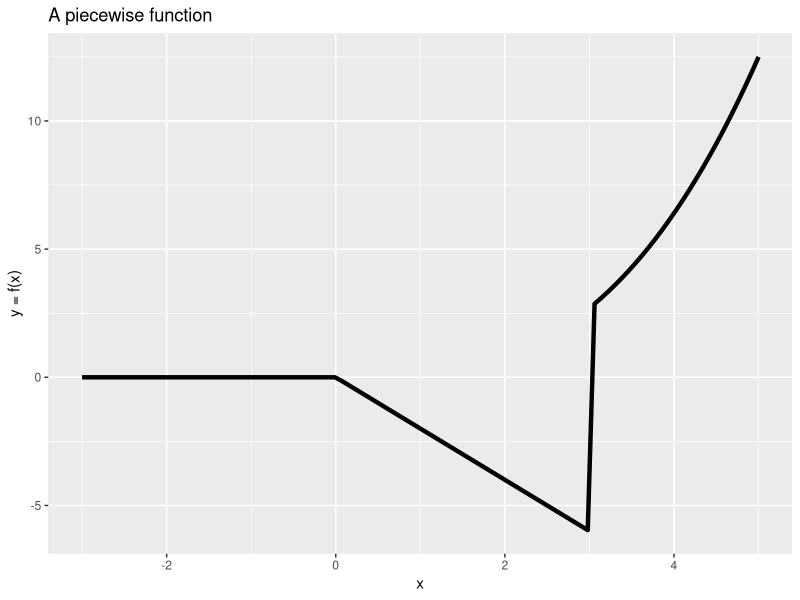
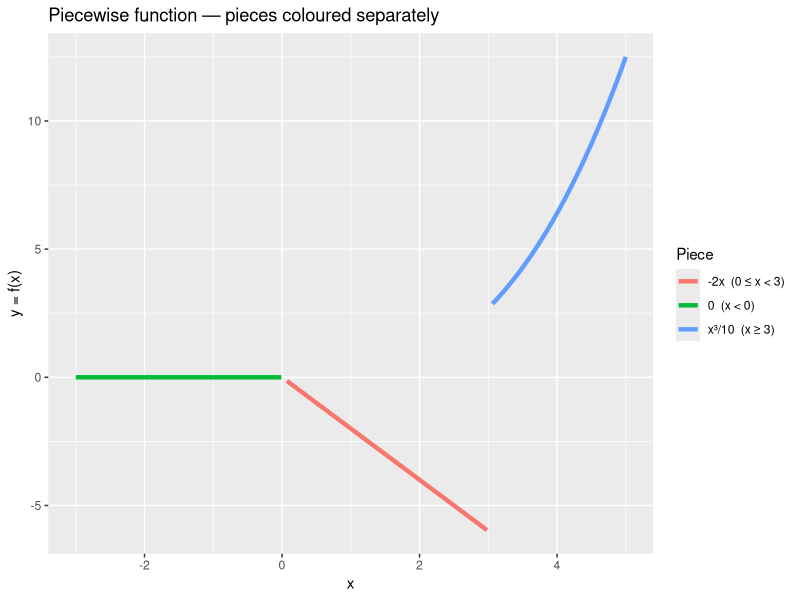
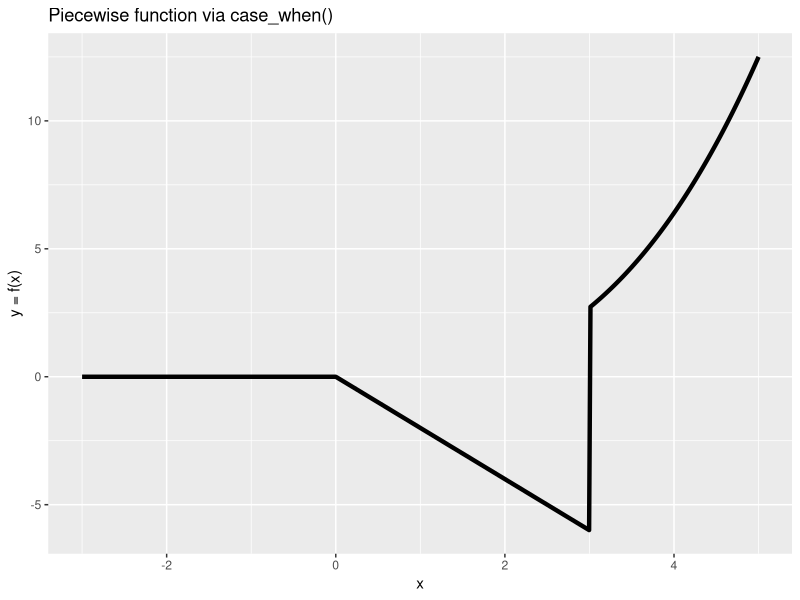

These figures' R source, in order:
## ---- chunk 1
#| message: false
library(ggplot2)
library(dplyr)
## ---- chunk 2
xx <- seq(-3, 5, length.out = 100)

# Boolean masking: multiply each piece by TRUE/FALSE (1/0)
piece1 <-  0          * (xx < 0)
piece2 <- -2*xx       * (xx >= 0 & xx < 3)
piece3 <-  xx^3 / 10  * (xx >= 3)

y <- piece1 + piece2 + piece3

ggplot(data.frame(x = xx, y = y), aes(x, y)) +
  geom_line(linewidth = 1.5) +
  labs(x = "x", y = "y = f(x)", title = "A piecewise function")
## ---- chunk 3
df <- data.frame(x = xx, y = y) |>
  mutate(piece = case_when(
    xx < 0            ~ "0  (x < 0)",
    xx >= 0 & xx < 3  ~ "-2x  (0 \u2264 x < 3)",
    xx >= 3           ~ "x\u00b3/10  (x \u2265 3)"
  ))

ggplot(df, aes(x, y, color = piece)) +
  geom_line(linewidth = 1.5) +
  labs(x = "x", y = "y = f(x)",
       title = "Piecewise function — pieces coloured separately",
       color = "Piece")
## ---- chunk 4
xx <- seq(-3, 5, length.out = 500)

fx <- case_when(
  xx < 0            ~  0,
  xx >= 0 & xx < 3  ~ -2 * xx,
  xx >= 3           ~  xx^3 / 10
)

ggplot(data.frame(x = xx, y = fx), aes(x, y)) +
  geom_line(linewidth = 1.5) +
  labs(x = "x", y = "y = f(x)",
       title = "Piecewise function via case_when()")
## ---- chunk 5
# Evaluate the piecewise function at a specific point, e.g. x = 1.5
x0  <- 1.5
fx0 <- case_when(x0 < 0 ~ 0, x0 >= 0 & x0 < 3 ~ -2*x0, x0 >= 3 ~ x0^3/10)
cat("f(1.5) =", fx0, "\n")
